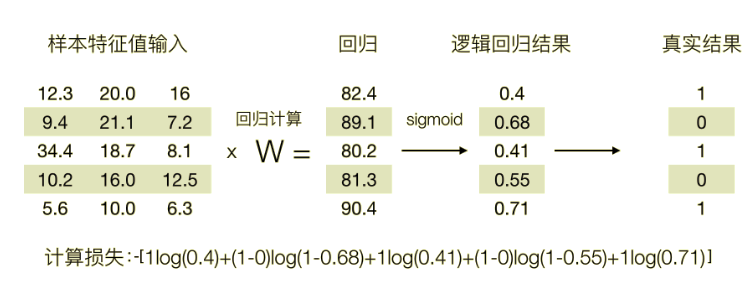
#> input picture 人工智能概论/Week5-机器学习-分类算法-下发学生版/img/1.png, 742 x 284 px, found by its file name
$ python OpenImage.py
#> lines starting #> are read from the running program, lines starting #| are printed output that depends on the picture
import cv2

cv2.__version__

imgFile = 'img/1.png'
img1 = cv2.imread(imgFile, flags=0)
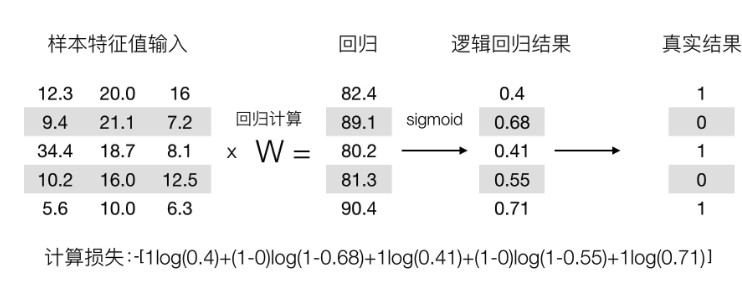
#> img1: shape (284, 742); min 0, max 255, mean 241.7

cv2.namedWindow('image', cv2.WINDOW_NORMAL)
cv2.imshow('image', img1)
cv2.waitKey(0)
cv2.destroyWindow()

# import numpy as np
#
#
# def sigmoid(x):
#     return 1.0 / (1 + np.exp(-x)) # 以e为底的指数
#
#
# y = sigmoid(6)
# print(y)

$ run again, with 人工智能概论/Week5-机器学习-分类算法-下发学生版/img/2.png copied over 人工智能概论/Week5-机器学习-分类算法-下发学生版/img/1.png
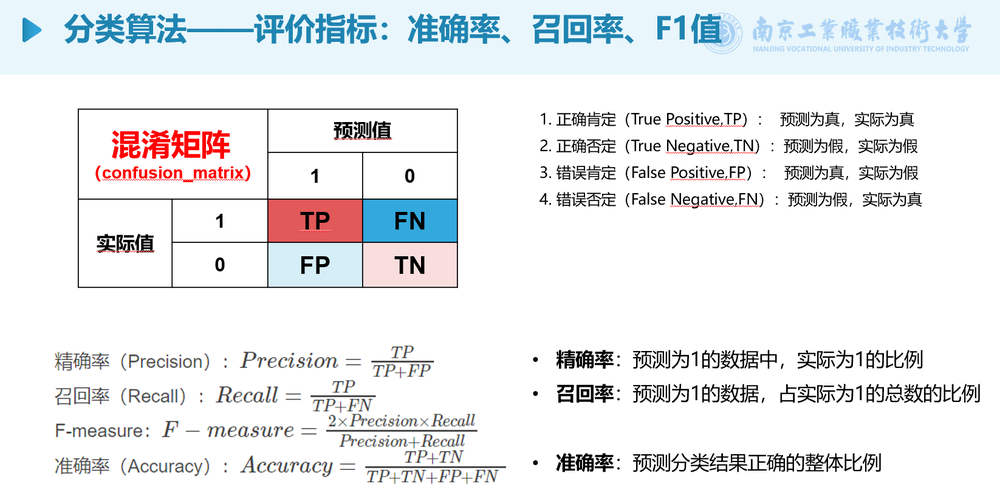
#> input picture 人工智能概论/Week5-机器学习-分类算法-下发学生版/img/2.png, 1000 x 504 px, shrunk from 1646 x 830 before the run, found by its file name
#> `img1 = cv2.imread(imgFile, flags=0)`:
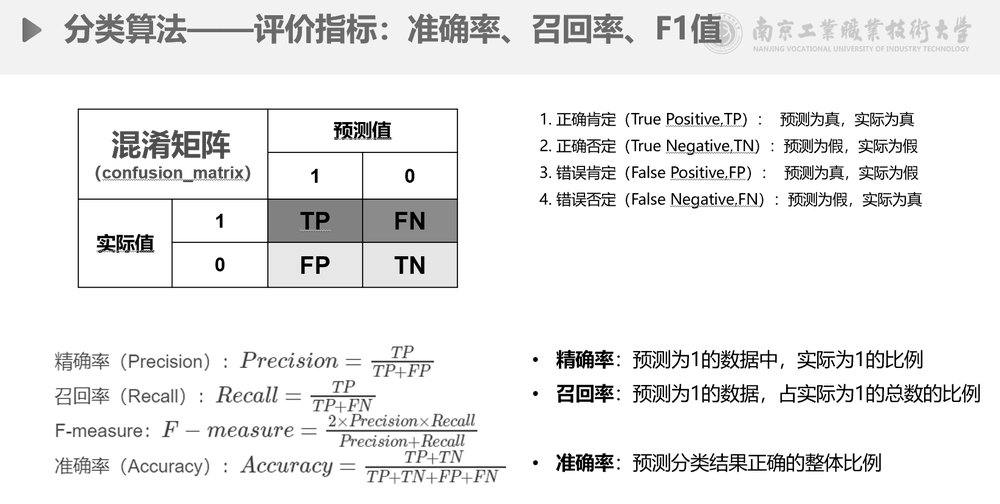
#> img1: shape (504, 1000); min 0, max 255, mean 235.8
